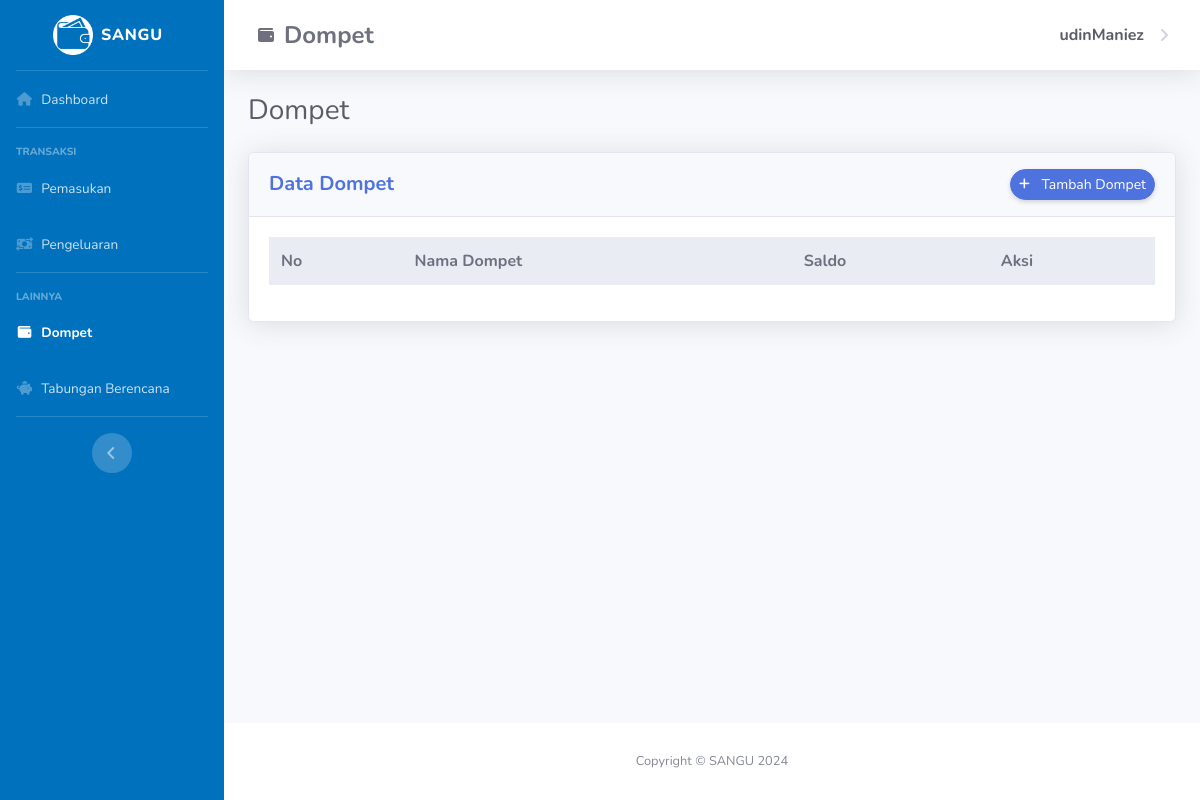
/dompet-page.php (signed in), run on an earlier commit of the app's database.
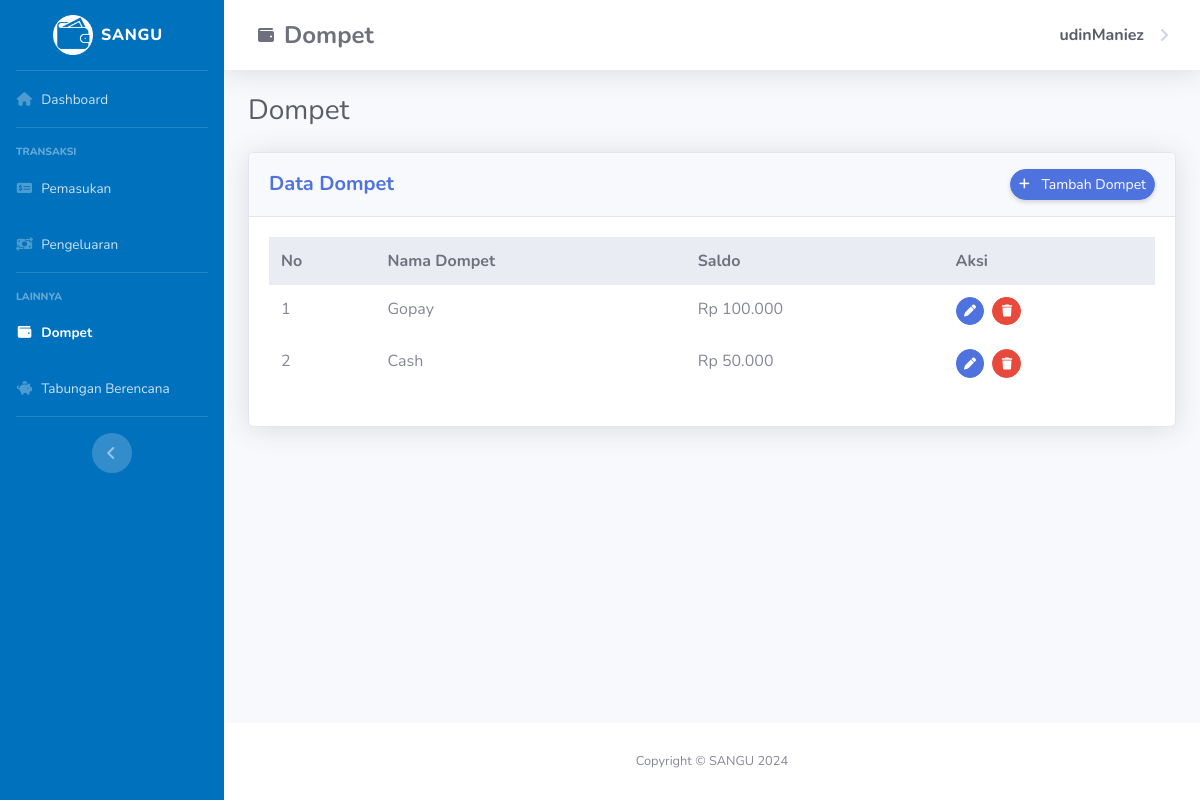
And on a later commit of the database.
### tables this page shows
CREATE TABLE `dompet` (
  `id_dompet` int(11) NOT NULL,
  `nama_dompet` varchar(100) NOT NULL,
  `saldo` int(11) NOT NULL DEFAULT 0,
  `id_pengguna` int(11) DEFAULT NULL
);

### dompet-page.php (the view, shortened to what this page needs)
<?php
    include "ExeFiles/koneksi.php";
    $id_pengguna = $_SESSION['id_pengguna'];
    $query_table = mysqli_query($mysqli, "SELECT * FROM `dompet` WHERE `id_pengguna` = '$id_pengguna'");
    $number = 1;
    function rupiahFormat($number) {
        return 'Rp ' . number_format($number, 0, ',', '.');
    }
?>
<!DOCTYPE html>
<html lang="en">
<head>
    <link rel="stylesheet" href="https://cdnjs.cloudflare.com/ajax/libs/font-awesome/6.5.2/css/all.min.css" />
    <link href="Assets/css/sb-admin-2.min.css" rel="stylesheet">
    <link href="Assets/css/dataTables.bootstrap4.min.css" rel="stylesheet">
    <link href="Assets/css/styles.css" rel="stylesheet">
</head>
<body id="page-top">
    <div id="wrapper">
        <ul class="navbar-nav bg-custome sidebar sidebar-dark accordion" id="accordionSidebar">
            <a class="sidebar-brand d-flex align-items-center justify-content-center" href="dashboard.php">
                <div class="sidebar-brand-icon">
                    <img src="Assets/img/BrandIcon.ico" alt="Brand Icon" width="40px">
                </div>
                <div class="sidebar-brand-text mx-2">SANGU</div>
            </a>
            <hr class="sidebar-divider my-0">
            <li class="nav-item">
                <a class="nav-link" href="dashboard.php">
                    <i class="fa-solid fa-fw fa-house"></i>
                    <span>Dashboard</span>
                </a>
            </li>
            <hr class="sidebar-divider">
            <div class="sidebar-heading">
                Transaksi
            </div>
            <li class="nav-item">
                <a class="nav-link" href="pemasukan-page.php">
                    <i class="fa-solid fa-fw fa-money-check-dollar"></i>
                    <span>Pemasukan</span>
                </a>
            </li>
            <li class="nav-item">
                <a class="nav-link" href="pengeluaran-page.php">
                    <i class="fa-solid fa-fw fa-money-bill-transfer"></i>
                    <span>Pengeluaran</span>
                </a>
            </li>
            <hr class="sidebar-divider">
            <div class="sidebar-heading">
                Lainnya
            </div>
            <li class="nav-item active">
                <a class="nav-link" href="dompet-page.php">
                    <i class="fa-solid fa-fw fa-wallet"></i>
                    <span>Dompet</span>
                </a>
            </li>
            <li class="nav-item">
                <a class="nav-link" href="">
                    <i class="fa-solid fa-fw fa-piggy-bank"></i>
                    <span>Tabungan Berencana</span>
                </a>
            </li>
            <hr class="sidebar-divider d-none d-md-block">
            <div class="text-center d-none d-md-inline">
                <button class="rounded-circle border-0" id="sidebarToggle"></button>
            </div>
        </ul>
        <div id="content-wrapper" class="d-flex flex-column">
            <div id="content">
                <nav class="navbar navbar-expand navbar-light bg-white topbar mb-4 static-top shadow">
                    <a class="nav-link d-flex align-items-center" href="dompet-page.php">
                        <i class="fa-solid fa-fw fa-wallet mr-2" style="color: #6e707e"></i>
                        <h4 class="h4 mb-0 text-gray-700 font-weight-bold">Dompet</h4>
                    </a>
                    <ul class="navbar-nav ml-auto">
                        <li class="nav-item dropdown">
                            <a class="nav-link dropdown-toggle" href="#" id="userDropdown" role="button" data-toggle="dropdown" aria-haspopup="true" aria-expanded="false">
                                <span class="mr-2 d-none d-lg-inline text-dark font-weight-bold">
                                    <?= $_SESSION['username']; ?>
                                </span>
                            </a>
                        </li>
                    </ul>
                </nav>
                <div class="container-fluid">
                    <h3 class="h3 mb-4 text-gray-800">Dompet</h3>
                    <div class="card shadow mb-4">
                        <div class="card-header py-3">
                            <div class="d-sm-flex align-items-center justify-content-between">
                                <h5 class="m-0 font-weight-bold text-primary">
                                    Data Dompet
                                </h5>
                                <a class="d-none d-sm-inline-block btn btn-sm btn-primary rounded-pill shadow-sm" href="tambahdompet.php">
                                    Tambah Dompet
                                </a>
                            </div>
                        </div>
                        <div class="card-body">
                            <div class="table-responsive">
                                <table class="table table-borderless" id="dataTable" width="100%" cellspacing="0">
                                    <thead class="thead-light">
                                        <tr>
                                            <th>No</th>
                                            <th>Nama Dompet</th>
                                            <th>Saldo</th>
                                            <th>Aksi</th>
                                        </tr>
                                    </thead>
                                    <tbody>
                                        <?php while($result = mysqli_fetch_assoc($query_table)) { ?>
                                        <tr>
                                            <td><?= $number ?></td>
                                            <td><?= $result['nama_dompet'] ?></td>
                                            <td data-order="<?= $result['saldo'] ?>"><?= rupiahFormat($result['saldo']) ?></td>
                                            <td>
                                                <a href="editdompet.php?update=<?= $result['id_dompet'] ?>" class="btn btn-primary btn-circle btn-sm" data-toggle="tooltip" data-placement="top" title="Edit">
                                                    <i class="fas fa-fw fa-pen"></i>
                                                </a>
                                                <a href="#" class="btn btn-danger btn-circle btn-sm" data-toggle="modal" data-target="#hapusDompet<?= $result['id_dompet'] ?>" data-toggle="tooltip" data-placement="top" title="Hapus">
                                                    <i class="fas fa-fw fa-trash"></i>
                                                </a>
                                            </td>
                                        </tr>
                                        <?php
                                                $number++;
                                            }
                                        ?>
                                    </tbody>
                                </table>
                            </div>
                        </div>
                    </div>
                </div>
            </div>
            <footer class="sticky-footer bg-white">
                <div class="container my-auto">
                    <div class="copyright text-center my-auto">
                        <span>Copyright &copy; SANGU 2024</span>
                    </div>
                </div>
            </footer>
        </div>
    </div>
</body>
</html>

### Assets/css/styles.css (style rules this page uses)
.bg-custome { background-color: #0071bd !important; }

What changed in the data, as far as the page shows it:
added dompet: nama_dompet "Gopay", saldo "Rp 100.000"
added dompet: nama_dompet "Cash", saldo "Rp 50.000"
